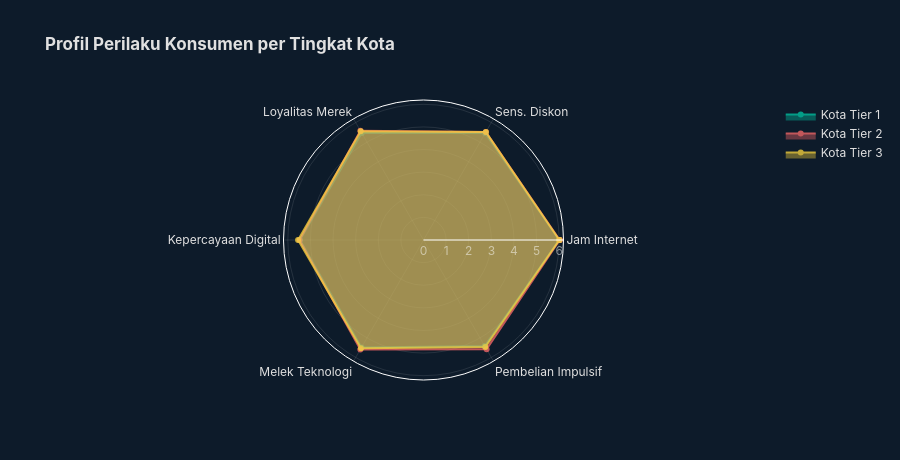

Notebook code for this chart:
### Markdown cell above
### Visual 5 — Radar: Profil Perilaku per Tingkat Kota

**Insight:** Perbandingan multi-dimensi karakteristik konsumen berdasarkan ukuran kota.

### Code cell
radar_vars = {
    "Jam Internet": "jam_internet_harian",
    "Sens. Diskon": "sensitivitas_diskon",
    "Loyalitas Merek": "skor_loyalitas_merek",
    "Kepercayaan Digital": "kepercayaan_pembayaran_online",
    "Melek Teknologi": "skor_melek_teknologi",
    "Pembelian Impulsif": "skor_pembelian_impulsif",
}

kota_grp = df.groupby("tingkat_kota")[[v for v in radar_vars.values()]].mean()
kota_grp.columns = list(radar_vars.keys())
cats = list(radar_vars.keys())

fig5 = go.Figure()
colors_r = ["#00C9A7", "#FF6B6B", "#FFD93D"]
for i, (kota, row) in enumerate(kota_grp.iterrows()):
    vals = list(row) + [row.iloc[0]]
    fig5.add_trace(go.Scatterpolar(
        r=vals, theta=cats + [cats[0]],
        name=kota,
        line_color=colors_r[i],
        fill="toself",
        opacity=0.75,
    ))

fig5.update_layout(
    polar=dict(
        radialaxis=dict(visible=True, gridcolor="rgba(255,255,255,0.1)", color="rgba(255,255,255,0.5)"),
        angularaxis=dict(gridcolor="rgba(255,255,255,0.1)"),
        bgcolor="rgba(0,0,0,0)",
    ),
    title="<b>Profil Perilaku Konsumen per Tingkat Kota</b>",
    paper_bgcolor="#0d1b2a",
    font=dict(color="#E0E0E0", family="Inter, sans-serif"),
    legend=dict(bgcolor="rgba(0,0,0,0)"),
    height=460,
)
fig5.show()

print("\nNilai rata-rata per kota:")
print(kota_grp.to_string())
print("\n💡 INSIGHT: Kota Tier 1 memimpin di Melek Teknologi dan Kepercayaan Digital.")
print("   Kota Tier 3 memiliki Sensitivitas Diskon tertinggi — konsumen lebih price-driven.")
print("   Profil ini penting untuk strategi diferensiasi kampanye pemasaran per wilayah.")

### Figure 1 — Plotly figure (JSON) as saved in the notebook; plotly's stock layout.template omitted (floating-point values rounded to 4 significant figures)
{"data": [{"fill": "toself", "line": {"color": "#00C9A7"}, "name": "Kota Tier 1", "opacity": 0.75, "r": [6.002, 5.46, 5.462, 5.466, 5.484, 5.415, 6.002], "theta": ["Jam Internet", "Sens. Diskon", "Loyalitas Merek", "Kepercayaan Digital", "Melek Teknologi", "Pembelian Impulsif", "Jam Internet"], "type": "scatterpolar"}, {"fill": "toself", "line": {"color": "#FF6B6B"}, "name": "Kota Tier 2", "opacity": 0.75, "r": [6.025, 5.518, 5.583, 5.483, 5.588, 5.581, 6.025], "theta": ["Jam Internet", "Sens. Diskon", "Loyalitas Merek", "Kepercayaan Digital", "Melek Teknologi", "Pembelian Impulsif", "Jam Internet"], "type": "scatterpolar"}, {"fill": "toself", "line": {"color": "#FFD93D"}, "name": "Kota Tier 3", "opacity": 0.75, "r": [6.007, 5.521, 5.553, 5.547, 5.533, 5.466, 6.007], "theta": ["Jam Internet", "Sens. Diskon", "Loyalitas Merek", "Kepercayaan Digital", "Melek Teknologi", "Pembelian Impulsif", "Jam Internet"], "type": "scatterpolar"}], "layout": {"font": {"color": "#E0E0E0", "family": "Inter, sans-serif"}, "height": 460, "legend": {"bgcolor": "rgba(0,0,0,0)"}, "paper_bgcolor": "#0d1b2a", "polar": {"angularaxis": {"gridcolor": "rgba(255,255,255,0.1)"}, "bgcolor": "rgba(0,0,0,0)", "radialaxis": {"color": "rgba(255,255,255,0.5)", "gridcolor": "rgba(255,255,255,0.1)", "visible": true}}, "title": {"text": "<b>Profil Perilaku Konsumen per Tingkat Kota</b>"}}}
